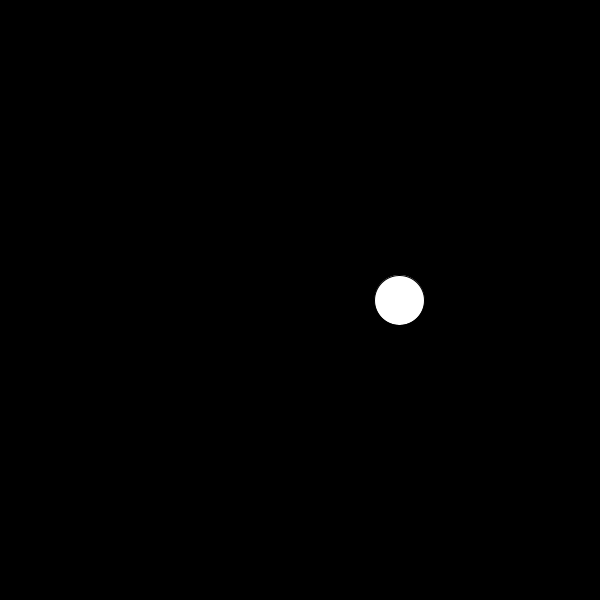
Frame 1 (no input)
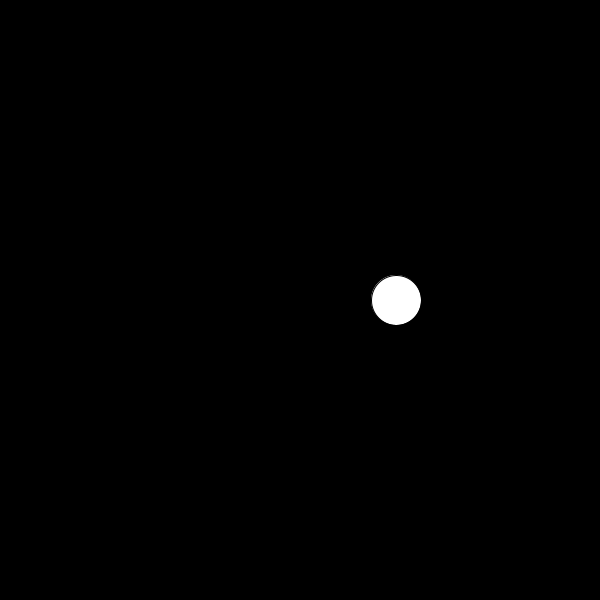
Frame 60 (the mouse pressed at the canvas centre just before this capture)
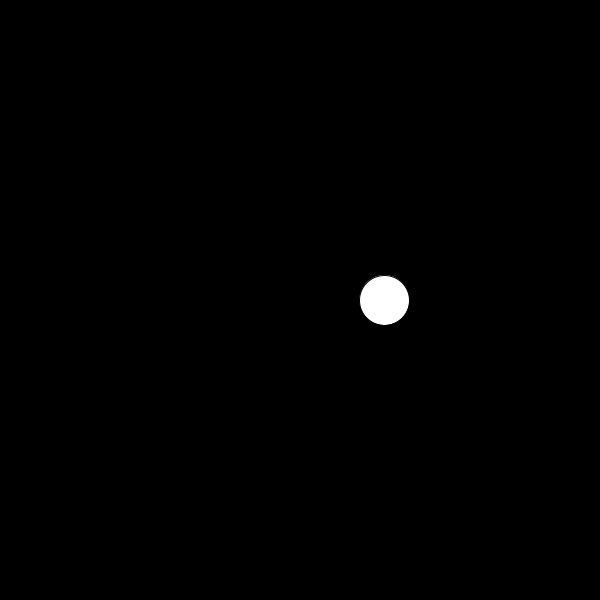
Frame 120 (the mouse held since frame 60 and released just before this capture)

The Processing sketch that drew these frames (run headless with seeded random() and noise(); from frame 60 on, the mouse is pressed at the canvas centre):

// Processing sketch: quiz1_2_cos_
// ── quiz1_2_cos_.pde
PVector position;
float theta = 0;

int orbitSize = 100;

void setup(){
 background(0);
 size(600,600);
 
 position = new PVector(width/2, height/2);
}

void draw(){
  background(0);
  
  theta +=.1;
  
  position.x=width/2 + cos(theta)*orbitSize;
  position.y ++;

  
  //wave movement
  //position.y;
  
  if(position.y == height){
    position.y = 0;
}
  
 ellipse(position.x, 300, 50, 50);
  
  
}
